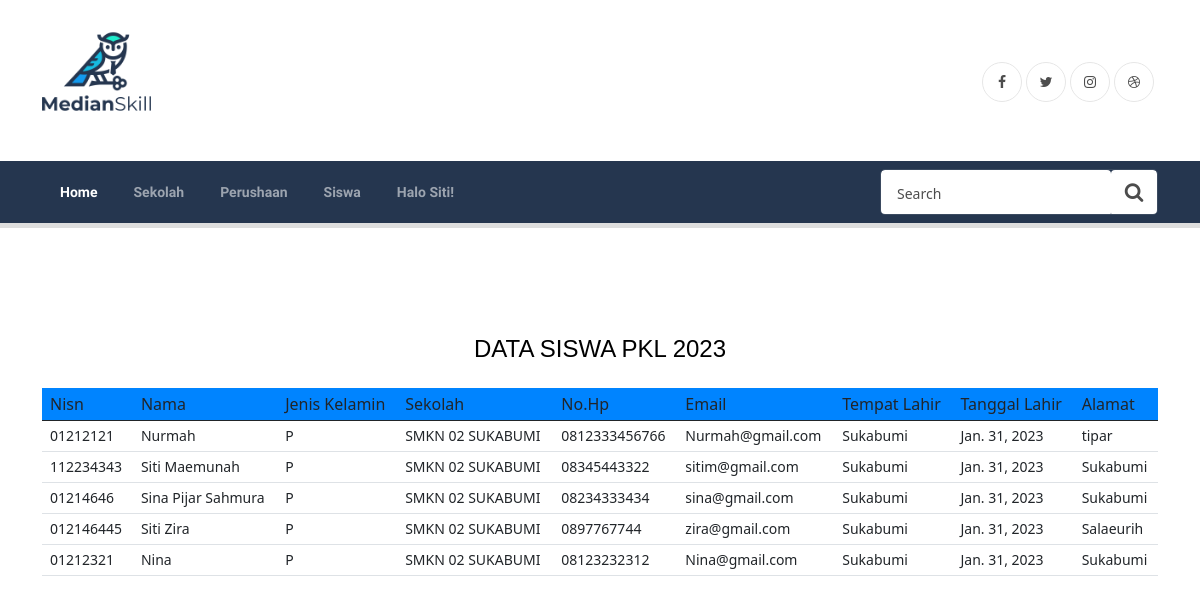
Screenshot of /index/siswa/ (signed in) with the database file from the repository.
### siswa/models.py (models this page shows, shortened)
class siswa(models.Model):
    NAMA = models.CharField(max_length=50)
    email = models.EmailField(max_length=100, blank=True)
    hp = models.CharField(max_length=13, blank=True, null=True)
    alamat = models.TextField(blank=True, null=True)
    jenis_kelamin = models.CharField(
        max_length=1,
        choices=jenis_kelamin.choices,
    )
    tempat_lahir = models.CharField(max_length=100)
    tanggal_lahir = models.DateField()
    nisn = models.CharField(max_length=20)
    sekolah = models.CharField(max_length=50)
    create_by =models.ForeignKey(User, blank=True, null=True, on_delete=models.SET_NULL, related_name="siswa_created_by")
    create_at = models.DateTimeField (auto_now_add=True)
    update_at = models.DateTimeField(auto_now=True)
    class meta :
        db_table = "siswa"
        ordering = ["-id"]
        verbose_name_plural = "siswa"

### config/views.py (the view)
# urls.py: path('index/siswa/', datasiswa),
@login_required(login_url=settings.LOGIN_URL)
def datasiswa (request):
    siswas = siswa.objects.all()
    konteks = {
        'siswas' : siswas
    }
    return render(request, 'aplikasi/siswa.html', konteks)

### templates/aplikasi/siswa.html (shortened to what this page needs)
{% extends 'base.html' %}
{% load static %}
{% block content %}
<section class="ftco-section">
	<div class="container">
		<div class="row">
			<div class="col-md-12">
				<h4 class="text-center mb-4">DATA SISWA PKL 2023</h4>
				<div class="table-wrap text-b">
					<table class="table">
					<thead style="background-color: rgb(0, 132, 255);">
					  <tr>
						<th>Nisn</th>
                        <th>Nama</th>
                        <th>Jenis Kelamin</th>
                        <th>Sekolah</th>
                        <th>No.Hp</th>
                        <th>Email</th>
                        <th>Tempat Lahir</th>
                        <th>Tanggal Lahir</th>
                        <th>Alamat</th>
					  </tr>
					</thead>
					<tbody>
                    {% for siswa in siswas %}
                        <tr>
                        <td>{{siswa.nisn}} </td>
                        <td>{{siswa.NAMA}}</td>
                        <td>{{siswa.jenis_kelamin}}</td>
                        <td>{{siswa.sekolah}}</td>
                        <td>{{siswa.hp}}</td>
                        <td>{{siswa.email}}</td>
                        <td>{{siswa.tempat_lahir}}</td>
                        <td>{{siswa.tanggal_lahir}}</td>
                        <td>{{siswa.alamat}}</td>
                        </tr>
                    {% endfor %}
					</tbody>
				  </table>
				</div>
			</div>
		</div>
	</div>
</section>
{% endblock %}

### templates/base.html (shortened to what this page needs)
{% load static %}
<!doctype html>
<html lang="en">
<head>
	<link rel="stylesheet" href="https://stackpath.bootstrapcdn.com/font-awesome/4.7.0/css/font-awesome.min.css">
	<link rel="stylesheet" href="{% static 'base/css/style.css' %}">
	<link rel="stylesheet" href="{% static 'base/nav.css' %}">
	<link rel="stylesheet" href=" {% static 'sekolah/fonts/icomoon/style.css' %} ">
	<link rel="stylesheet" href="{% static 'sekolah/css/owl.carousel.min.css' %}">
	<link href="https://cdn.jsdelivr.net/npm/bootstrap@5.0.2/dist/css/bootstrap.min.css" rel="stylesheet"
>
	<link rel="stylesheet" href="{% static 'sekolah/css/bootstrap.min.css' %}">
	<link rel="stylesheet" href="{% static 'sekolah/css/style.css' %}">
	<link rel="stylesheet" href="https://stackpath.bootstrapcdn.com/font-awesome/4.7.0/css/font-awesome.min.css">
	<link rel="stylesheet" href=" {% static 'Perusahaan/css/style.css'%} ">
	<link rel="stylesheet" href="{% static 'css/style.css' %}">
	<link href="https://cdn.jsdelivr.net/npm/bootstrap@5.0.2/dist/css/bootstrap.min.css" rel="stylesheet"
>
</head>
<body>
	<section class="ftco-section">
		<div class="container " style=" margin-top: -100px">
			<div class="row justify-content-between">
				<div class="col">
					<img src="{% static 'images/faces/facem.png' %}" alt="" width="20%" class="navbar-brand">
				</div>
				<div class="col d-flex justify-content-end">
					<div class="social-media">
						<p class="mb-0 d-flex" style=" margin-top: 50px">
							<a href="#" class="d-flex align-items-center justify-content-center"><span
									class="fa fa-facebook"><i class="sr-only">Facebook</i></span></a>
							<a href="#" class="d-flex align-items-center justify-content-center"><span
									class="fa fa-twitter"><i class="sr-only">Twitter</i></span></a>
							<a href="#" class="d-flex align-items-center justify-content-center"><span
									class="fa fa-instagram"><i class="sr-only">Instagram</i></span></a>
							<a href="#" class="d-flex align-items-center justify-content-center"><span
									class="fa fa-dribbble"><i class="sr-only">Dribbble</i></span></a>
						</p>
					</div>
				</div>
			</div>
		</div>
		<nav class="navbar navbar-expand-lg navbar-dark fill bg-nav" id="ftco-navbar">
			<div class="container">
				<form action="#" class="searchform order-lg-last">
					<div class="form-group d-flex">
						<input type="text" class="form-control pl-3" placeholder="Search">
						<button type="submit" placeholder="" class="form-control search"><span
								class="fa fa-search"></span></button>
					</div>
				</form>
				<div class="collapse navbar-collapse" id="ftco-nav">
					<ul class="navbar-nav mr-auto">
						<li class="nav-item active font"><a href="index/" class="nav-link">Home</a></li>
						<li class="nav-item font"><a href="sekolah/" class="nav-link">Sekolah</a></li>
						<li class="nav-item font"><a href="perusahaan/" class="nav-link">Perushaan</a></li>
						<li class="nav-item font"><a href="siswa/" class="nav-link">Siswa</a></li>
						<div class="order-lg-last d-flex">
							<li class="nav-item dropdown">
								<a class="nav-link dropdown-toggle font" href="{% url 'logout' %}" id="dropdown04"
									data-toggle="dropdown" aria-haspopup="true" aria-expanded="false">
									{% if user.is_authenticated %}
									Halo {{ user }}!
									{% else %}
									<p>anda belum login</p>
									<a href="{% url 'login' %}">Login</a>
									{% endif %}
								</a>
							</li>
						</div>
					</ul>
				</div>
			</div>
		</nav>
		{% block content %}
		{% endblock %}
	</section>
</body>
</html>

### static/base/nav.css (style rules this page uses)
body { font-family: sans-serif; padding: 0; margin: 0; }
.font { font-family: 'Sora', sans-serif; text-transform: capitalize; }
section { height: 100vh; }
nav { width: 100%; margin: 0 auto; background: #fff; padding: 50px 0; box-shadow: 0px 5px 0px #dedede; }
nav ul { list-style: none; text-align: center; }
nav ul li { display: inline-block; }
nav ul li a { display: block; padding: 15px; text-decoration: none; color: #aaa; font-weight: 800; text-transform: capitalize; margin: 0 10px; }
nav ul li a, nav ul li a:after, nav ul li a:before { transition: all .5s; }
nav.stroke ul li a, nav.fill ul li a { position: relative; }
nav.stroke ul li a:after, nav.fill ul li a:after { position: absolute; bottom: 0; left: 0; right: 0; margin: auto; width: 0%; content: '.'; color: transparent; background: rgb(250, 249, 249); height: 1px; }
.bg-nav { background-color: #25364F; }
nav.fill ul li a { transition: all 2s; }
nav.fill ul li a:after { text-align: left; content: '.'; margin: 0; opacity: 0; }

### static/sekolah/css/style.css (style rules this page uses)
body { font-family: "Roboto", -apple-system, BlinkMacSystemFont, "Segoe UI", Roboto, "Helvetica Neue", Arial, "Noto Sans", sans-serif, "Apple Color Emoji", "Segoe UI Emoji", "Segoe UI Symbol", "Noto Color Emoji"; background-color: #fff; font-weight: 300; }
p { color: #b3b3b3; font-weight: 300; }
h1, h2, h3, h4, h5, h6, .h1, .h2, .h3, .h4, .h5, .h6 { font-family: "Roboto", -apple-system, BlinkMacSystemFont, "Segoe UI", Roboto, "Helvetica Neue", Arial, "Noto Sans", sans-serif, "Apple Color Emoji", "Segoe UI Emoji", "Segoe UI Symbol", "Noto Color Emoji"; }
a { -webkit-transition: .3s all ease; -o-transition: .3s all ease; transition: .3s all ease; }
a, a:hover { text-decoration: none !important; }

### rows the page displays
siswa: nisn "01212121", NAMA "Nurmah", jenis_kelamin "P", sekolah "SMKN 02 SUKABUMI", hp "0812333456766", email "Nurmah@gmail.com", tempat_lahir "Sukabumi", tanggal_lahir "Jan. 31, 2023", alamat "tipar"
siswa: nisn "112234343", NAMA "Siti Maemunah", jenis_kelamin "P", sekolah "SMKN 02 SUKABUMI", hp "08345443322", email "sitim@gmail.com", tempat_lahir "Sukabumi", tanggal_lahir "Jan. 31, 2023", alamat "Sukabumi"
siswa: nisn "01214646", NAMA "Sina Pijar Sahmura", jenis_kelamin "P", sekolah "SMKN 02 SUKABUMI", hp "08234333434", email "sina@gmail.com", tempat_lahir "Sukabumi", tanggal_lahir "Jan. 31, 2023", alamat "Sukabumi"
siswa: nisn "012146445", NAMA "Siti Zira", jenis_kelamin "P", sekolah "SMKN 02 SUKABUMI", hp "0897767744", email "zira@gmail.com", tempat_lahir "Sukabumi", tanggal_lahir "Jan. 31, 2023", alamat "Salaeurih"
siswa: nisn "01212321", NAMA "Nina", jenis_kelamin "P", sekolah "SMKN 02 SUKABUMI", hp "08123232312", email "Nina@gmail.com", tempat_lahir "Sukabumi", tanggal_lahir "Jan. 31, 2023", alamat "Sukabumi"

### other values shown
{{ user }} "Siti"
